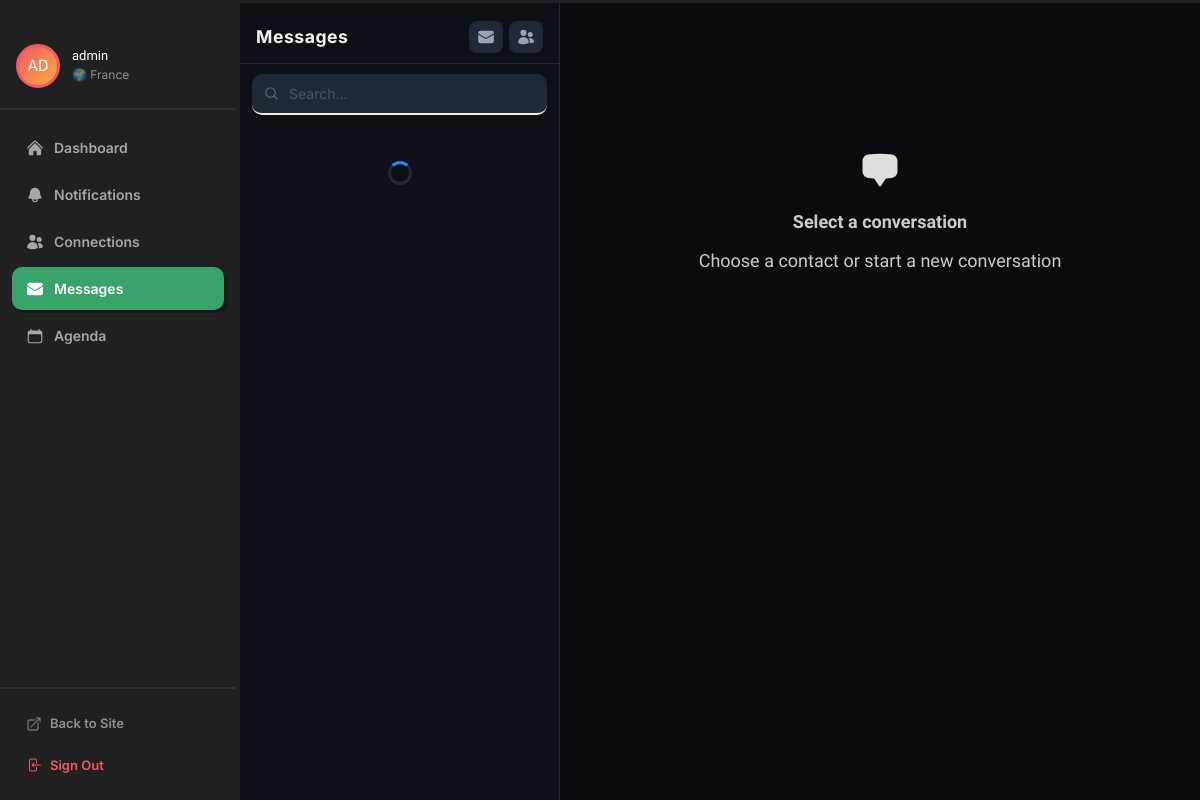
Page /?page=messages (signed in) on the committed database.
### tables this page shows
CREATE TABLE `users` (
  `id` int(10) UNSIGNED NOT NULL,
  `username` varchar(50) NOT NULL,
  `email` varchar(191) NOT NULL COMMENT 'max 191 car. utf8mb4 = 764 octets < limite 767',
  `password` varchar(255) NOT NULL COMMENT 'bcrypt hash — JAMAIS en clair',
  `role` enum('user','admin') NOT NULL DEFAULT 'user',
  `avatar` varchar(500) DEFAULT NULL COMMENT 'chemin ou URL avatar',
  `bio` text DEFAULT NULL,
  `country` varchar(100) DEFAULT NULL,
  `language` varchar(10) DEFAULT 'fr',
  `is_active` tinyint(1) NOT NULL DEFAULT 1 COMMENT '0 = compte banni',
  `email_verified` tinyint(1) NOT NULL DEFAULT 0,
  `created_at` timestamp NOT NULL DEFAULT current_timestamp(),
  `updated_at` timestamp NOT NULL DEFAULT current_timestamp() ON UPDATE current_timestamp(),
  `status` varchar(100) DEFAULT 'Hey, I''m on FAV!'
);

### inc/autoload.inc.php (called while the page is built, shortened)
<?php
spl_autoload_register(function ($class) {
    $dirs = [
        __DIR__ . '/../classes/views/',
        __DIR__ . '/../classes/core/',
        __DIR__ . '/../classes/models/',
        __DIR__ . '/../classes/controllers/',
    ];
    foreach ($dirs as $dir) {
        $file = $dir . $class . '.class.php';
        if (file_exists($file)) {
            return;
        }
    }
});

### classes/models/User.class.php (called while the page is built, shortened)
<?php
class User
{
    private $pdo;
    public function __construct(PDO $pdo)
    {
        $this->pdo = $pdo;
    }
    public function findById(int $id)
    {
        $sql  = "SELECT id, username, email, role, avatar, bio, country, language,
                        status,
                        is_active, email_verified, created_at, updated_at
                FROM users WHERE id = :id LIMIT 1";
        $stmt = $this->pdo->prepare($sql);
        $stmt->execute([':id' => $id]);
        return $stmt->fetch();
    }
}

### classes/models/Notification.class.php (called while the page is built, shortened)
<?php
class Notification
{
    private $pdo;
    public function __construct(PDO $pdo)
    {
        $this->pdo = $pdo;
    }
    public function countUnread(int $userId): int
    {
        $stmt = $this->pdo->prepare(
            'SELECT COUNT(*) FROM notifications WHERE user_id = ? AND is_read = 0'
        );
        $stmt->execute([$userId]);
        return (int) $stmt->fetchColumn();
    }
}

### classes/views/Dashboard.class.php (the view, shortened to what this page needs)
<?php
class Dashboard extends View
{
    protected function sidebar($user, $avatar, $active = 'dashboard')
    {
        $username = htmlspecialchars($user['username'] ?? '', ENT_QUOTES);
        $flags   = ['fr' => '🇫🇷', 'al' => '🇦🇱', 'vi' => '🇻🇳', 'us' => '🇺🇸'];
        $country = $user['country'] ?? '';
        $flag    = $flags[strtolower($country)] ?? '🌍';
        $unreadNotifs = (int)($this->data['unreadNotifs'] ?? 0);
        $navItems = '';
        foreach ($items as $key => $item) {
            $isActive = $key === $active ? 'sidebar-nav-item--active' : '';
            $badge = (int)($item['badge'] ?? 0);
            $badgeHtml = $badge > 0
                ? '<span class="sidebar-nav-badge">' . ($badge > 99 ? '99+' : $badge) . '</span>'
                : '';
            $navItems .= '
                <a href="?page=' . $item['page'] . '" class="sidebar-nav-item ' . $isActive . '">
                    ' . $item['icon'] . '
                    <span>' . $item['label'] . '</span>
                    ' . $badgeHtml . '
                </a>';
        }
        return '
        <aside class="dash-sidebar">
            <a href="?page=profile" class="sidebar-user sidebar-user--link" title="View my profile" style="text-decoration:none;display:flex;align-items:center;gap:12px;padding:20px 16px;border-bottom:2px solid rgba(255,255,255,0.08);transition:background 0.15s;" onmouseover="this.style.background=\'rgba(255,255,255,0.06)\'" onmouseout="this.style.background=\'\'">
                <div class="sidebar-avatar">' . $avatar . '</div>
                <div class="sidebar-user-info">
                    <div class="sidebar-username">' . $username . '</div>
                    <div class="sidebar-country">' . $flag . ' ' . htmlspecialchars($country, ENT_QUOTES) . '</div>
                </div>
            </a>
            <nav class="sidebar-nav">
                ' . $navItems . '
            </nav>
            <div class="sidebar-footer">
                <a href="?page=profile" class="sidebar-footer-link">
                    <svg xmlns="http://www.w3.org/2000/svg" viewBox="0 0 24 24" fill="currentColor" width="16" height="16"><path fill-rule="evenodd" d="M15.75 2.25H21a.75.75 0 01.75.75v5.25a.75.75 0 01-1.5 0V4.81L8.03 17.03a.75.75 0 01-1.06-1.06L19.19 3.75h-3.44a.75.75 0 010-1.5zm-10.5 4.5a1.5 1.5 0 00-1.5 1.5v10.5a1.5 1.5 0 001.5 1.5h10.5a1.5 1.5 0 001.5-1.5V10.5a.75.75 0 011.5 0v8.25a3 3 0 01-3 3H5.25a3 3 0 01-3-3V8.25a3 3 0 013-3H13.5a.75.75 0 010 1.5H5.25z" clip-rule="evenodd"/></svg>
                    Back to Site
                </a>
                <a href="?page=logout" class="sidebar-footer-link sidebar-footer-link--danger">
                    <svg xmlns="http://www.w3.org/2000/svg" viewBox="0 0 24 24" fill="currentColor" width="16" height="16"><path fill-rule="evenodd" d="M7.5 3.75A1.5 1.5 0 006 5.25v13.5a1.5 1.5 0 001.5 1.5h6a1.5 1.5 0 001.5-1.5V15a.75.75 0 011.5 0v3.75a3 3 0 01-3 3h-6a3 3 0 01-3-3V5.25a3 3 0 013-3h6a3 3 0 013 3V9A.75.75 0 0115 9V5.25a1.5 1.5 0 00-1.5-1.5h-6zm5.03 4.72a.75.75 0 010 1.06l-1.72 1.72h10.94a.75.75 0 010 1.5H10.81l1.72 1.72a.75.75 0 11-1.06 1.06l-3-3a.75.75 0 010-1.06l3-3a.75.75 0 011.06 0z" clip-rule="evenodd"/></svg>
                    Sign Out
                </a>
            </div>
        </aside>';
    }
}

### index.php (shortened to what this page needs)
<?php
require_once 'inc/autoload.inc.php';
require_once 'inc/database.php';
$page = $_GET['page'] ?? 'home';
switch ($page) {
    case 'messages':
        $userModel = new User($pdo);
        $userData  = $userModel->findById($_SESSION['user_id']);
        $notifModel = new Notification($pdo);
        $unreadNotifs = $notifModel->countUnread($_SESSION['user_id']);
        $view = new Messages(['profileUser' => $userData, 'unreadNotifs' => $unreadNotifs, 'fullWidth' => true, 'showFooter' => false, 'showHeader' => false]);
    break;
}
echo $view->render();

### classes/core/View.class.php (shortened to what this page needs)
<?php
class View
{
    protected $data;
    public function __construct($data = [])
    {
        $this->data = $data;
    }
    public function render()
    {
        $lang = $_GET['lang'] ?? 'en';
        $showHeader = $this->data['showHeader'] ?? true;
        $headerHtml = '';
        $footerHtml = ob_get_clean();
        $showFooter = $this->data['showFooter'] ?? true;
        $fullWidth  = $this->data['fullWidth']  ?? false;
        return
            '<!DOCTYPE html>
            <html lang="' . $lang . '">
            <head>
                <meta charset="UTF-8">
                <meta name="viewport" content="width=device-width, initial-scale=1.0">
                <title>FAV</title>
                <link rel="preconnect" href="https://fonts.googleapis.com">
                <link rel="preconnect" href="https://fonts.gstatic.com" crossorigin>
                <link href="https://fonts.googleapis.com/css2?family=Bungee:wght@400;500;700&family=Inter:wght@400;500;600;700&display=swap" rel="stylesheet">
                <script src="https://unpkg.com/@phosphor-icons/web"></script>
                <link rel="stylesheet" href="public/css/view.css">
            </head>
            <body class="' . ($showHeader ? '' : 'no-header') . '">
                ' . $headerHtml . '
                <main class="' . ($fullWidth ? 'main--full' : '') . '">
                    ' . $this->content() . '
                </main>
                ' . ($showFooter ? $footerHtml : '') . '
            </body>
            </html>';
    }
}

### classes/views/Messages.class.php (shortened to what this page needs)
<?php
class Messages extends Dashboard
{
    public function content()
    {
        $user = $this->data['profileUser'] ?? [];
        $initials = strtoupper(substr($user['username'] ?? '??', 0, 2));
        $avatar = !empty($user['avatar'])
            ? '<img src="' . htmlspecialchars($user['avatar'], ENT_QUOTES) . '" alt="Avatar" class="sidebar-avatar-img">'
            : '<div class="sidebar-avatar-placeholder">' . $initials . '</div>';
        $currentUserId = $user['id'];
        return '
        <link rel="stylesheet" href="public/css/dashboard.css">
        <link rel="stylesheet" href="public/css/messages.css">
        <div class="dash-layout">
            ' . $this->sidebar($user, $avatar, 'messages') . '
            <div class="dash-main dash-main--messages">
                <div class="msg-layout">
                    <div class="msg-sidebar" id="msgSidebar">
                        <div class="msg-sidebar-header">
                            <h2 class="msg-sidebar-title">Messages</h2>
                            <div class="msg-header-actions">
                                <button class="msg-icon-btn" id="btnNewDirect" title="New message">
                                    <svg xmlns="http://www.w3.org/2000/svg" viewBox="0 0 24 24" fill="currentColor" width="18" height="18"><path d="M1.5 8.67v8.58a3 3 0 003 3h15a3 3 0 003-3V8.67l-8.928 5.493a3 3 0 01-3.144 0L1.5 8.67z"/><path d="M22.5 6.908V6.75a3 3 0 00-3-3h-15a3 3 0 00-3 3v.158l9.714 5.978a1.5 1.5 0 001.572 0L22.5 6.908z"/></svg>
                                </button>
                                <button class="msg-icon-btn" id="btnNewGroup" title="New group">
                                </button>
                            </div>
                        </div>
                        <div class="msg-search-wrap">
                            <svg xmlns="http://www.w3.org/2000/svg" viewBox="0 0 24 24" fill="currentColor" width="15" height="15"><path fill-rule="evenodd" d="M10.5 3.75a6.75 6.75 0 100 13.5 6.75 6.75 0 000-13.5zM2.25 10.5a8.25 8.25 0 1114.59 5.28l4.69 4.69a.75.75 0 11-1.06 1.06l-4.69-4.69A8.25 8.25 0 012.25 10.5z" clip-rule="evenodd"/></svg>
                            <input type="text" placeholder="Search…" class="msg-search" id="msgSearch">
                        </div>
                        <div class="msg-conv-list" id="msgConvList">
                            <div class="msg-loading">
                                <div class="msg-spinner"></div>
                            </div>
                        </div>
                    </div>
                    <div class="msg-chat" id="msgChat">
                        <div class="msg-chat-empty" id="msgChatEmpty">
                            <div class="msg-chat-empty-icon">
                            </div>
                            <p class="msg-chat-empty-title">Select a conversation</p>
                            <p class="msg-chat-empty-hint">Choose a contact or start a new conversation</p>
                        </div>
                        <div class="msg-messages" id="msgMessages"></div>
                    </div>
                </div>
            </div>
        </div>
            const ME = ' . (int)$currentUserId . ';
        ';
    }
}

### public/css/view.css (style rules this page uses)
*, *::before, *::after { box-sizing: border-box; }
html, body { margin: 0; padding: 0; font-family: Inter, sans-serif; background: #fff; color: #222; height: 100%; }
body { min-height: 100vh; line-height: 1.5; display: flex; flex-direction: column; }
a { color: inherit; }
button, input, select { font: inherit; }
main { flex: 1; width: 100%; max-width: 1564px; margin: 0 auto; }
main.main--full { max-width: none; }

### public/css/dashboard.css (style rules this page uses)
.dash-layout { display: flex; height: 100dvh; max-height: 100dvh; padding-top: 0; background: #f5eedc; overflow: hidden; }
body.no-header .dash-layout { height: 100vh; padding-top: 0; }
body.no-header .dash-sidebar { padding-top: 24px; }
body.no-header .dash-main { padding-top: 32px; }
body.no-header .dash-main--messages { padding-top: 0; }
.dash-sidebar { width: 240px; min-width: 240px; background: #212121; display: flex; flex-direction: column; padding: 100px 0 16px; height: 100%; overflow-y: auto; border-right: 4px solid #212121; }
.sidebar-user { display: flex; align-items: center; gap: 12px; padding: 0 20px 24px; border-bottom: 2px solid rgba(255,255,255,0.08); margin-bottom: 16px; }
.sidebar-avatar { flex-shrink: 0; }
.sidebar-avatar-img, .sidebar-avatar-placeholder { width: 44px; height: 44px; border-radius: 50%; border: 3px solid #f05a66; object-fit: cover; display: flex; align-items: center; justify-content: center; font-family: 'Bungee', cursive; font-size: 16px; color: #fff; background: linear-gradient(135deg, #f05a66, #fbad40); }
.sidebar-username { font-family: 'Bungee', cursive; font-size: 13px; color: #fff; line-height: 1.2; }
.sidebar-country { font-size: 12px; color: rgba(255,255,255,0.5); margin-top: 2px; }
.sidebar-nav { flex: 1; display: flex; flex-direction: column; gap: 4px; padding: 0 12px; }
.sidebar-nav-item { display: flex; align-items: center; gap: 10px; padding: 11px 14px; border-radius: 10px; color: rgba(255,255,255,0.6); font-size: 14px; font-weight: 600; text-decoration: none; transition: background 0.15s, color 0.15s; }
.sidebar-nav-item--active { background: #3aa26b; color: #fff; box-shadow: 3px 3px 0px rgba(0,0,0,0.3); }
.sidebar-nav-item--active svg { color: #fff; }
.sidebar-footer { padding: 16px 12px 0; border-top: 2px solid rgba(255,255,255,0.08); display: flex; flex-direction: column; gap: 4px; }
.sidebar-footer-link { display: flex; align-items: center; gap: 8px; padding: 9px 14px; border-radius: 10px; color: rgba(255,255,255,0.5); font-size: 13px; font-weight: 600; text-decoration: none; transition: background 0.15s, color 0.15s; }
.sidebar-footer-link--danger { color: #f05a66; }
.dash-main { flex: 1; padding: 100px 36px 32px; overflow-y: auto; height: 100%; }
.dash-main--messages { padding: 100px 0 0 0; display: flex; flex-direction: column; }
.msg-layout { display: flex; flex: 1; height: 100%; border-top: 3px solid #212121; }
.msg-sidebar { width: 280px; min-width: 280px; border-right: 3px solid #212121; display: flex; flex-direction: column; background: #fff; }
.msg-search-wrap { display: flex; align-items: center; gap: 10px; padding: 16px; border-bottom: 2px solid #f0ebe0; color: #aaa; }
.msg-search { flex: 1; border: none; outline: none; font-size: 14px; background: transparent; color: #212121; font-family: 'Inter', sans-serif; }
.msg-search::placeholder { color: #bbb; }
.msg-chat { flex: 1; display: flex; flex-direction: column; background: #fafafa; }
.msg-chat-empty { flex: 1; display: flex; flex-direction: column; align-items: center; justify-content: center; gap: 12px; color: #bbb; text-align: center; padding: 40px; }
.msg-chat-empty svg { color: #ddd; }
.msg-chat-empty p { font-family: 'Bungee', cursive; font-size: 18px; color: #ccc; margin: 0; }

### rows in the picture
users: username "AD", username "admin", country "🌍", country "France"

### other values in the picture
$item['label'] "Dashboard"
$item['label'] "Notifications"
$item['label'] "Connections"
$item['label'] "Messages"
$item['label'] "Agenda"
